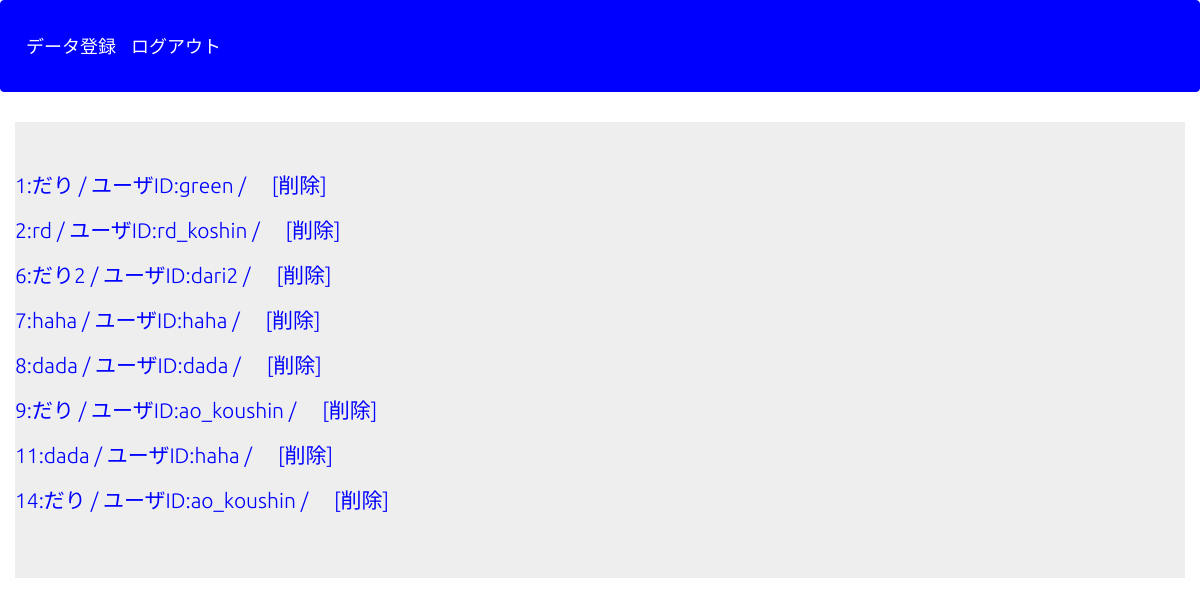
The page /select.php on the database its author committed.
### tables this page shows
CREATE TABLE `gs_user_table` (
  `id` int(12) NOT NULL,
  `u_name` varchar(128) NOT NULL,
  `u_id` varchar(64) NOT NULL,
  `u_pw` varchar(64) NOT NULL,
  `indate` datetime NOT NULL
);

### select.php (the view, shortened to what this page needs)
<?php
try {
$pdo = new PDO('mysql:dbname=a_db;charset=utf8;host=localhost','root','root');
} catch (PDOException $e) {
  exit('データベースに接続できませんでした。'.$e->getMessage());
}
$stmt = $pdo->prepare("SELECT * FROM gs_user_table");
$status = $stmt->execute();
$view="";
if($status==false){
  $error = $stmt->errorInfo();
  exit("ErrorQuery:".$error[2]);
}else{
  while( $result = $stmt->fetch(PDO::FETCH_ASSOC)){
    $view .= "<p>";
    $view .= '<a href="detail.php?id='.$result["id"].'">';
    $view .= $result["id"].":".$result["u_name"]." / ";
    $view .= "ユーザID:".$result["u_id"]." / ";
    $view .= '</a>';
    $view .= '';
    $view .= '<a href="delete.php?id='.$result["id"].'">';
    $view .= '　[削除]';
    $view .= '</a>';
    $view .= "</p>";
  }
}
?>
<!DOCTYPE html>
<html lang="ja">
<head>
<link rel="stylesheet" href="css/range.css">
<link href="css/bootstrap.min.css" rel="stylesheet">
</head>
<body id="main">
<header>
  <nav class="navbar navbar-default">
    <div class="container-fluid">
      <div class="navbar-header">
      <a class="navbar-brand" href="index.php">データ登録</a>
      <a class="navbar-brand" href="logout.php">ログアウト</a>
      </div>
    </div>
  </nav>
</header>
<div>
    <div class="container jumbotron"><?=$view?></div>
</div>
</body>
</html>

### select.php (style rules this page uses)
div { padding: 10px;font-size:16px; }

### rows shown on the page
gs_user_table: value "1:だり / ユーザID:green / [削除]"
gs_user_table: value "2:rd / ユーザID:rd_koshin / [削除]"
gs_user_table: value "6:だり2 / ユーザID:dari2 / [削除]"
gs_user_table: value "7:haha / ユーザID:haha / [削除]"
gs_user_table: value "8:dada / ユーザID:dada / [削除]"
gs_user_table: value "9:だり / ユーザID:ao_koushin / [削除]"
gs_user_table: value "11:dada / ユーザID:haha / [削除]"
gs_user_table: value "14:だり / ユーザID:ao_koushin / [削除]"
